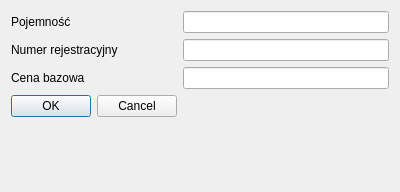
<?xml version="1.0" encoding="UTF-8"?>
<ui version="4.0">
 <class>NewMope</class>
 <widget class="QDialog" name="NewMope">
  <property name="geometry">
   <rect>
    <x>0</x>
    <y>0</y>
    <width>400</width>
    <height>192</height>
   </rect>
  </property>
  <property name="windowTitle">
   <string>Nowy motocykl</string>
  </property>
  <layout class="QFormLayout" name="formLayout">
   <item row="0" column="0">
    <widget class="QLabel" name="label">
     <property name="text">
      <string>Pojemność</string>
     </property>
    </widget>
   </item>
   <item row="0" column="1">
    <widget class="QLineEdit" name="engineDisplacement"/>
   </item>
   <item row="1" column="0">
    <widget class="QLabel" name="label_2">
     <property name="text">
      <string>Numer rejestracyjny</string>
     </property>
    </widget>
   </item>
   <item row="1" column="1">
    <widget class="QLineEdit" name="id"/>
   </item>
   <item row="2" column="0">
    <widget class="QLabel" name="label_3">
     <property name="text">
      <string>Cena bazowa</string>
     </property>
    </widget>
   </item>
   <item row="2" column="1">
    <widget class="QLineEdit" name="baseRentPrice"/>
   </item>
   <item row="3" column="0">
    <widget class="QDialogButtonBox" name="buttonBox">
     <property name="orientation">
      <enum>Qt::Horizontal</enum>
     </property>
     <property name="standardButtons">
      <set>QDialogButtonBox::Cancel|QDialogButtonBox::Ok</set>
     </property>
    </widget>
   </item>
  </layout>
 </widget>
 <resources/>
 <connections>
  <connection>
   <sender>buttonBox</sender>
   <signal>accepted()</signal>
   <receiver>NewMope</receiver>
   <slot>accept()</slot>
   <hints>
    <hint type="sourcelabel">
     <x>248</x>
     <y>254</y>
    </hint>
    <hint type="destinationlabel">
     <x>157</x>
     <y>274</y>
    </hint>
   </hints>
  </connection>
  <connection>
   <sender>buttonBox</sender>
   <signal>rejected()</signal>
   <receiver>NewMope</receiver>
   <slot>reject()</slot>
   <hints>
    <hint type="sourcelabel">
     <x>316</x>
     <y>260</y>
    </hint>
    <hint type="destinationlabel">
     <x>286</x>
     <y>274</y>
    </hint>
   </hints>
  </connection>
 </connections>
</ui>
